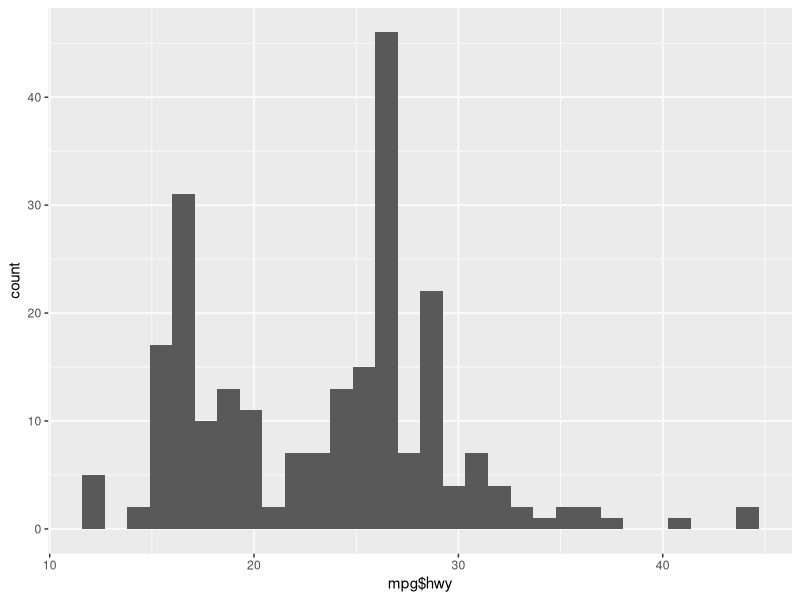
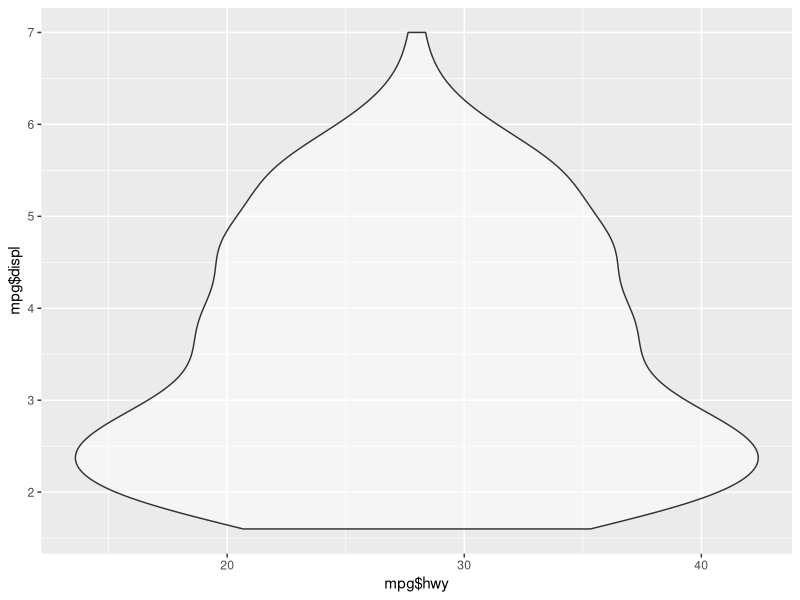
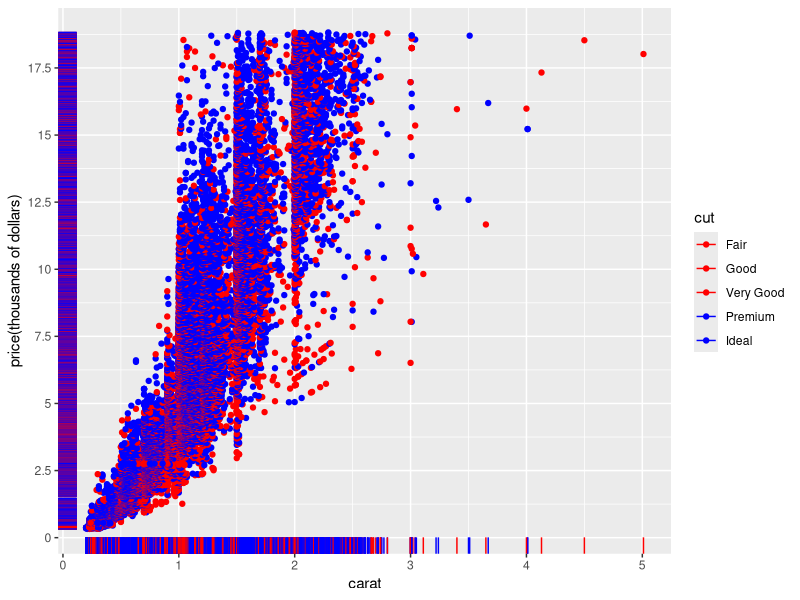
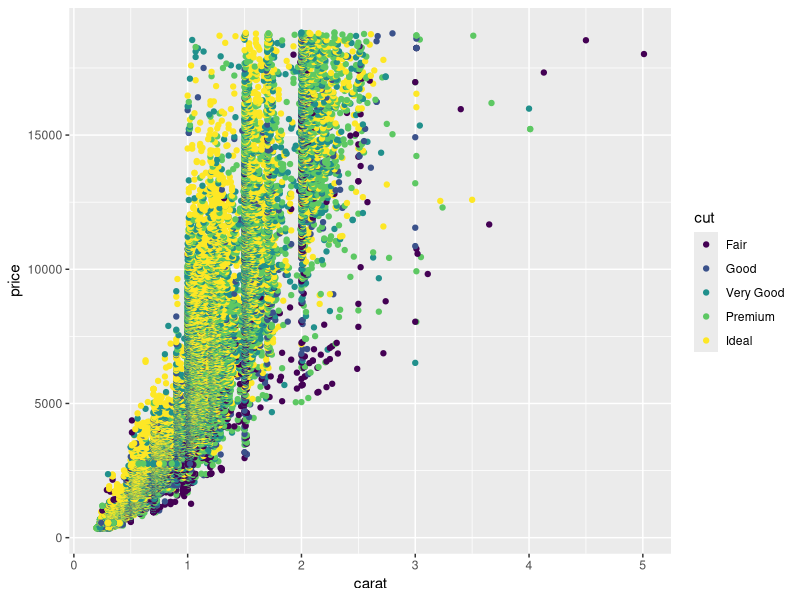
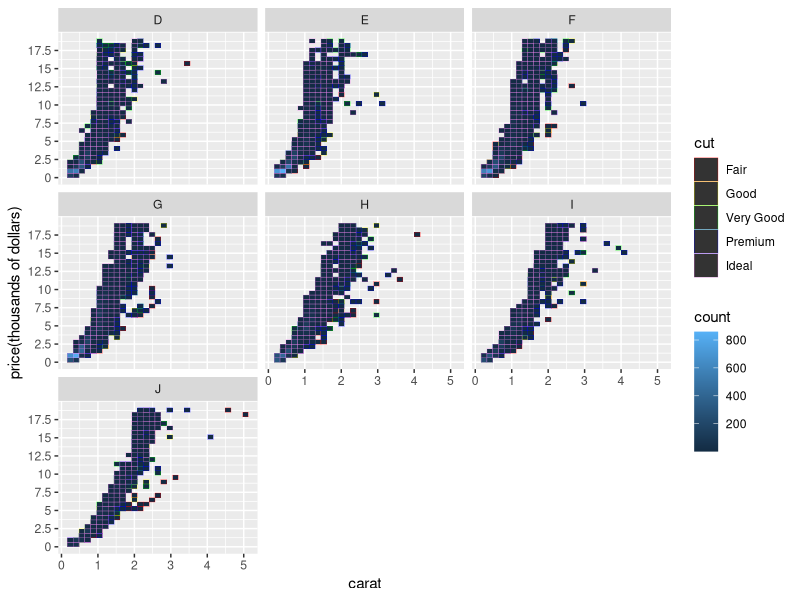
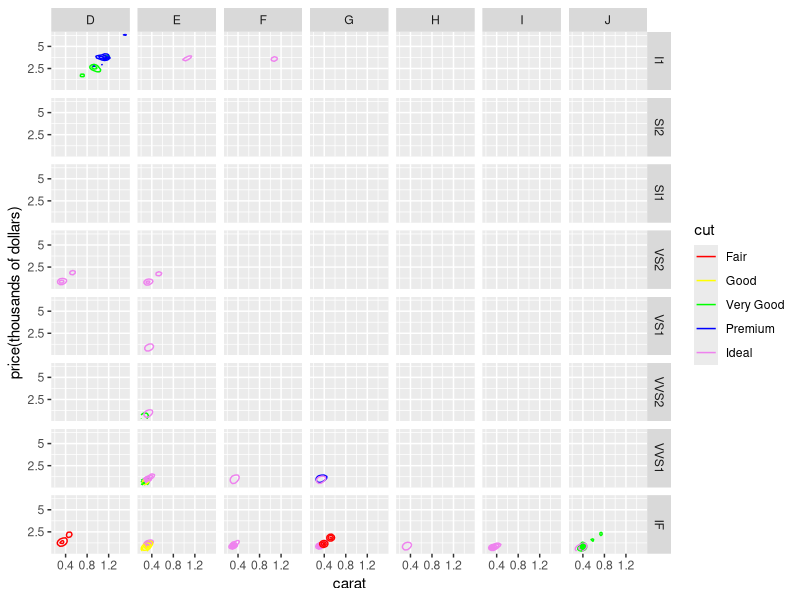
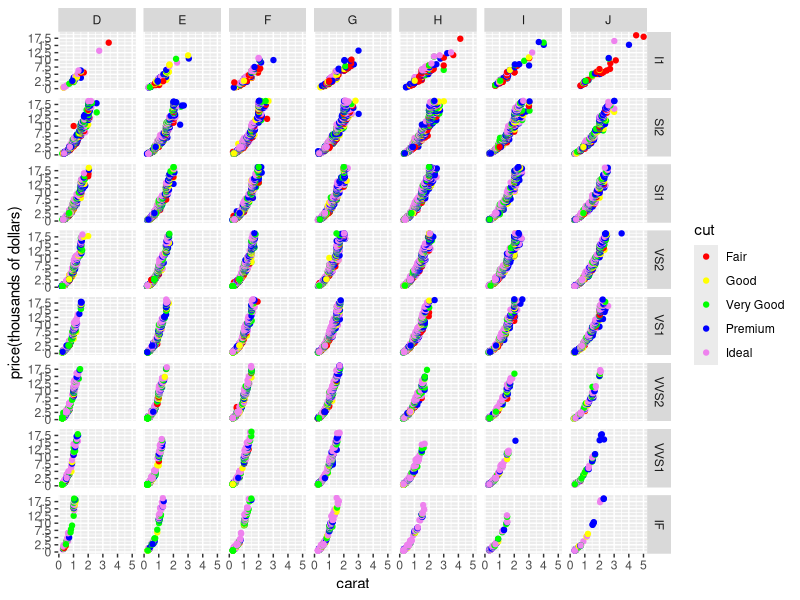

Reproduce these figures in R, in order.
library(ggplot2)

View(mpg)

plot1 <- ggplot(data = mpg, mapping = aes(x = mpg$hwy))+ 
          geom_histogram()
print(plot1)  
  
plot2 <- ggplot(data = mpg, mapping = aes(x = mpg$hwy))+  
          geom_violin(mapping = aes(y = mpg$displ),alpha=0.5)
print(plot2)

View(diamonds)

plot3 <- ggplot(data = diamonds, mapping = aes(x=carat, y=price, color=cut))+ 
          geom_point()
plot3 +  scale_colour_manual(values=c("red", "red", "red", "blue", "blue"))+
          scale_y_continuous(breaks=c(0,2500,5000,7500,10000,12500,15000,17500),
                     labels=c(0,2.5,5,7.5,10,12.5,15,17.5),
                     name="price(thousands of dollars)")+
          geom_rug()
print(plot3)


# From diamonds {ggplot2} documentation:
#color --> diamond colour, from D (best) to J (worst)
# clarity --> a measurement of how clear the diamond is (I1 (worst), SI2, SI1, VS2, VS1, VVS2, VVS1, IF (best))

plot4 <- ggplot(diamonds, aes(x=carat, y=price, color=cut)) + 
  geom_bin2d()
plot4 <- plot4 + facet_wrap(~color) +
  scale_color_manual(values=c("red", "yellow", "green", "blue", "violet")) + 
  scale_y_continuous(breaks=c(0,2500,5000,7500,10000,12500,15000,17500),
                     labels=c(0,2.5,5,7.5,10,12.5,15,17.5),
                     name="price(thousands of dollars)")
print(plot4)

plot5 <- ggplot(diamonds, aes(x=carat, y=price, color=cut)) + 
  geom_density2d() +
  facet_grid(clarity~color) +
  scale_color_manual(values=c("red", "yellow", "green", "blue", "violet")) + 
  scale_y_continuous(breaks=c(0,2500,5000,7500,10000,12500,15000,17500),
                     labels=c(0,2.5,5,7.5,10,12.5,15,17.5),
                     name="price(thousands of dollars)")
print(plot5)

plot6 <- ggplot(diamonds, aes(x=carat, y=price, color=cut)) + 
  geom_point() +
  facet_grid(clarity~color) +
  scale_color_manual(values=c("red", "yellow", "green", "blue", "violet")) + 
  scale_y_continuous(breaks=c(0,2500,5000,7500,10000,12500,15000,17500),
                     labels=c(0,2.5,5,7.5,10,12.5,15,17.5),
                     name="price(thousands of dollars)")
print(plot6)
